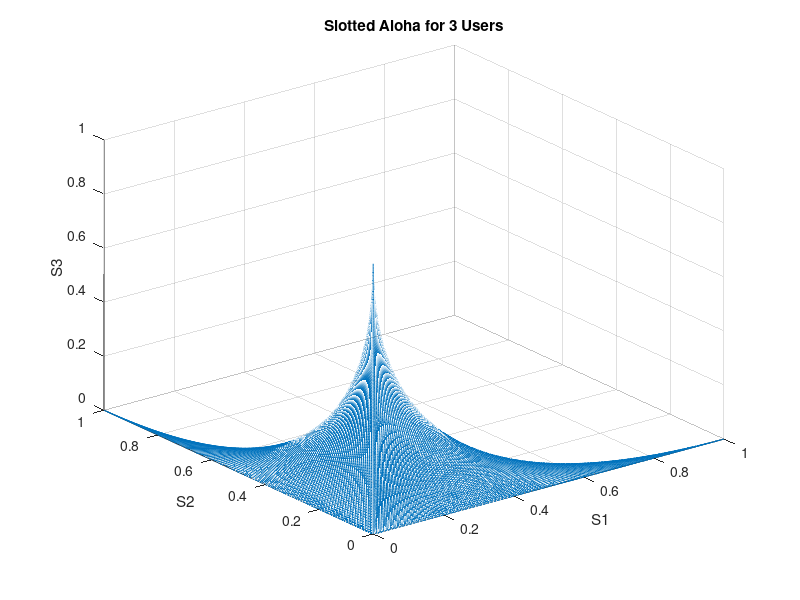

Reproduce this figure in MATLAB.
% St = S1 + S2 + S3
% S1 = p1(1-p2)(1-p3)
% S2 = p2(1-p1)(1-p3)
% S3 = p3(1-p2)(1-p1)

num_probabilities = 101;
step_size = 1/(num_probabilities-1);
S1 = zeros(1, num_probabilities^3);
S2 = zeros(1, num_probabilities^3);
S3 = zeros(1, num_probabilities^3);

i = 1;
for p1 = 0:step_size:1
    for p2 = 0:step_size:1
        for p3 = 0:step_size:1
            S1(i) = p1*(1-p2)*(1-p3);
            S2(i) = p2*(1-p1)*(1-p3);
            S3(i) = p3*(1-p2)*(1-p1);
            i = i + 1;
        end    
    end
end

plot3(S1, S2, S3);
xlabel('S1');
ylabel('S2');
zlabel('S3');
title('Slotted Aloha for 3 Users');
grid on;